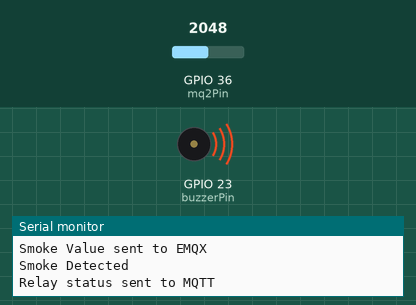
The sketch below on a simulated ESP32. Parts: buzzer (waves = sounding, pin HIGH), the last lines printed to the serial monitor. Inputs (shaded band) come from the test bench; at power-on: GPIO 36 (mq2Pin) = 2048. WiFi joins after 1.5 s; servers stay silent unless stated; no MQTT or app messages arrive unless stated.

Above: at 3.2 s.
3.3 s: GPIO 36 (mq2Pin) set to 1960
At 5.7 s:
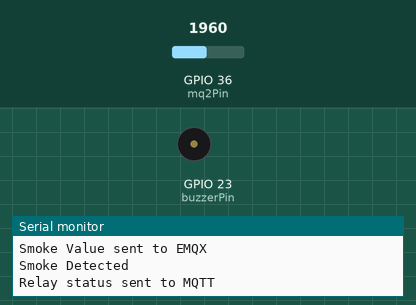
8.9 s: GPIO 36 (mq2Pin) set to 2050
At 10.1 s:
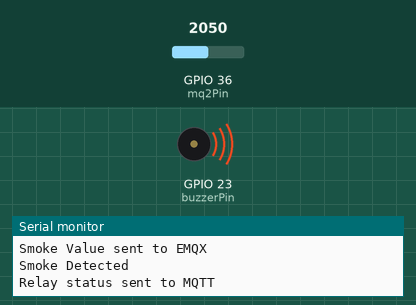
17.9 s: GPIO 36 (mq2Pin) set to 1228
At 21.0 s:
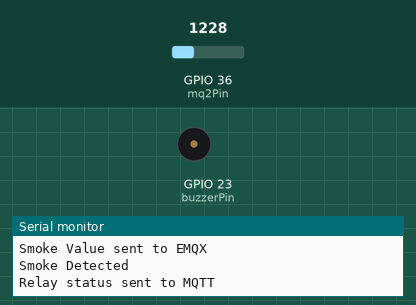
21.5 s: GPIO 36 (mq2Pin) set to 2040
At 22.7 s:
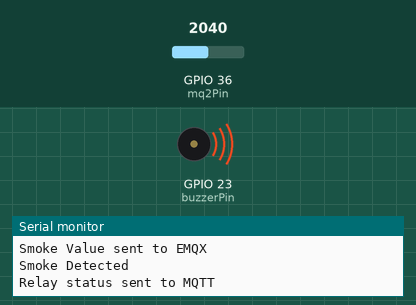
Timing chart, 0 to 35.6 s (numbered marks = the images above; inputs shaded):
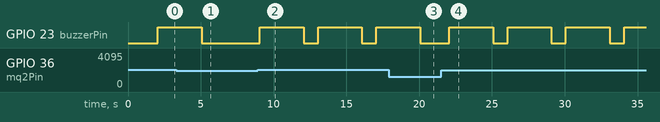

The sketch:

mq2_fix.ino
```cpp
#include <WiFi.h>
#include <ArduinoJson.h>
#include <PubSubClient.h>

const char* ssid = "Rumah ceria";
const char* password = "Kikiisan21";
const char* mqtt_server = "192.168.100.68";
const int mqtt_port = 1883;
const char* mqtt_username = "";
const char* mqtt_password = "";
const char* topic1 = "pbl/smoke";
const char* topic2 = "pbl/relay";

const int mq2Pin = 36;
const int buzzerPin = 23;

WiFiClient espClient;
PubSubClient client(espClient);

void setup() {
  Serial.begin(115200);
  WiFi.begin(ssid, password);

  Serial.print("Connecting to WiFi...");
  while (WiFi.status() != WL_CONNECTED) {
    delay(1000);
    Serial.print(".");
  }

  Serial.println("Connected to WiFi");
  Serial.print("Local IP Address: ");
  Serial.println(WiFi.localIP());

  client.setServer(mqtt_server, mqtt_port);
  client.setCallback(callback);
  connectToMQTT();

  pinMode(mq2Pin, INPUT);
  pinMode(buzzerPin, OUTPUT);
}

void loop() {
  if (WiFi.status() != WL_CONNECTED) {
    Serial.println("Not connected to WiFi... Connecting now.");
    WiFi.begin(ssid, password);
    while (WiFi.status() != WL_CONNECTED) {
      delay(1000);
      Serial.println("Connecting to WiFi...");
    }
  }

  if (!client.connected()) {
    connectToMQTT();
  }

  client.loop();

  int mq2Value = analogRead(mq2Pin);

  Serial.print("MQ2 Value: ");
  Serial.println(mq2Value);
  sendSmokeValue(mq2Value);
  if (mq2Value > 2000){
    Serial.println("Smoke Detected");
    sendRelayStatus();
    buzzer();
  }

  delay(1000);
}

void connectToMQTT() {
  while (!client.connected()) {
    Serial.println("Connecting to MQTT...");
    if (client.connect("ESP8266Client", mqtt_username, mqtt_password)) {
      Serial.println("Connected to MQTT broker");
      client.subscribe(topic1);
      client.subscribe(topic2);
    } else {
      Serial.print("Failed, rc=");
      Serial.print(client.state());
      Serial.println(" Retrying in 5 seconds...");
      delay(5000);
    }
  }
}

void callback(char* topic, byte* payload, unsigned int length) {
  Serial.println("Message arrived in topic: " + String(topic));
}

void sendSmokeValue(int mq2Value) {
  connectToMQTT();
  String jsonPayload = "{\"smokeValue\":" + String(mq2Value) + "}";
  client.publish(topic1, jsonPayload.c_str());

  Serial.println("Smoke Value sent to EMQX");
}

void sendRelayStatus() {
  connectToMQTT();
  int mqttRelayState = 1;

  String jsonPayload = "{\"statusRelay\":" + String(mqttRelayState) + "}";
  client.publish(topic2, jsonPayload.c_str());

  Serial.println("Relay status sent to MQTT");
}

void buzzer(){
  digitalWrite(buzzerPin, HIGH);
  delay(3000);
  digitalWrite(buzzerPin, LOW);
}
```

Measured:
- the behaviour switches between 2000 and 2001 on GPIO 36 (mq2Pin) (found by bisection; images 1 and 2)
- after the input at 3.3 s, GPIO 23 (buzzerPin): goes on until 5.1 s, then stays LOW
- after the input at 8.9 s, GPIO 23 (buzzerPin): alternates HIGH for 3.0 s and LOW for 1.0 s, starting after 0.16 s
- after the input at 17.9 s, GPIO 23 (buzzerPin): goes on until 20.1 s, then stays LOW
- after the input at 21.5 s, GPIO 23 (buzzerPin): alternates HIGH for 3.0 s and LOW for 1.0 s, starting after 0.57 s
